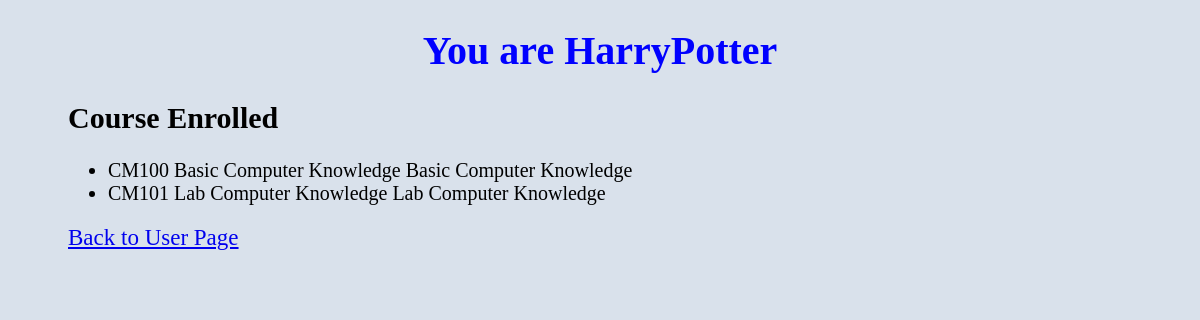
/query/check (signed in), run on an earlier commit of the app's database.
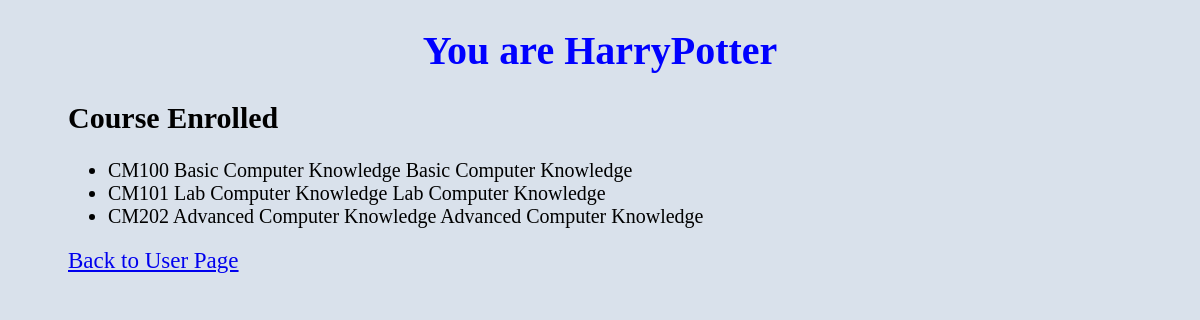
And on a later commit of the database.
### query/models.py (models this page shows)
class Taking(models.Model):
    status = models.ForeignKey(Status, on_delete=models.CASCADE, related_name="name")
    current_course = models.ForeignKey(Course, on_delete=models.CASCADE, related_name="name")
    seats = models.IntegerField()
    def __str__(self):
        return f"{self.current_course} {self.current_course.course_name}"

class Course(models.Model):
    course_code = models.CharField(max_length=5)
    course_name = models.CharField(max_length=64)
    course_semester = models.CharField(max_length=1)
    course_year = models.CharField(max_length=5)
    def __str__(self):
        return f"{self.course_code} {self.course_name}"

### query/views.py (the view)
# urls.py: path('check', views.check, name='check'),
def check(request):
    student = Student.objects.get(user=request.user)
    return render(request, "query/check.html", {
        "students": student,
        "courses": student.takings,
    })

### query/templates/query/check.html (shortened to what this page needs)
<!DOCTYPE html>
<html lang="en">
<head>
</head>
<body style="background-color:rgb(217, 225, 235);">
    <center style="font-size: 20px;"><h1 style="color:blue">You are {{ request.user.username }}</h1></center>
    <div style="padding-left: 60px; font-size: 20px;">
        <h2>Course Enrolled</h2>
        <ul>
        {% for course in courses.all %}
            <li>{{ course }}</li>
        {% empty %}
            <li>No courses found</li>
        {% endfor %}
        </ul>
        <a href="{% url 'index' %}" style="font-size: 23px;">Back to User Page</a>
    </div>
</body>
</html>

What changed in the data, as far as the page shows it:
added Taking: current_course.course_name "CM202 Advanced Computer Knowledge Advanced Computer Knowledge"
